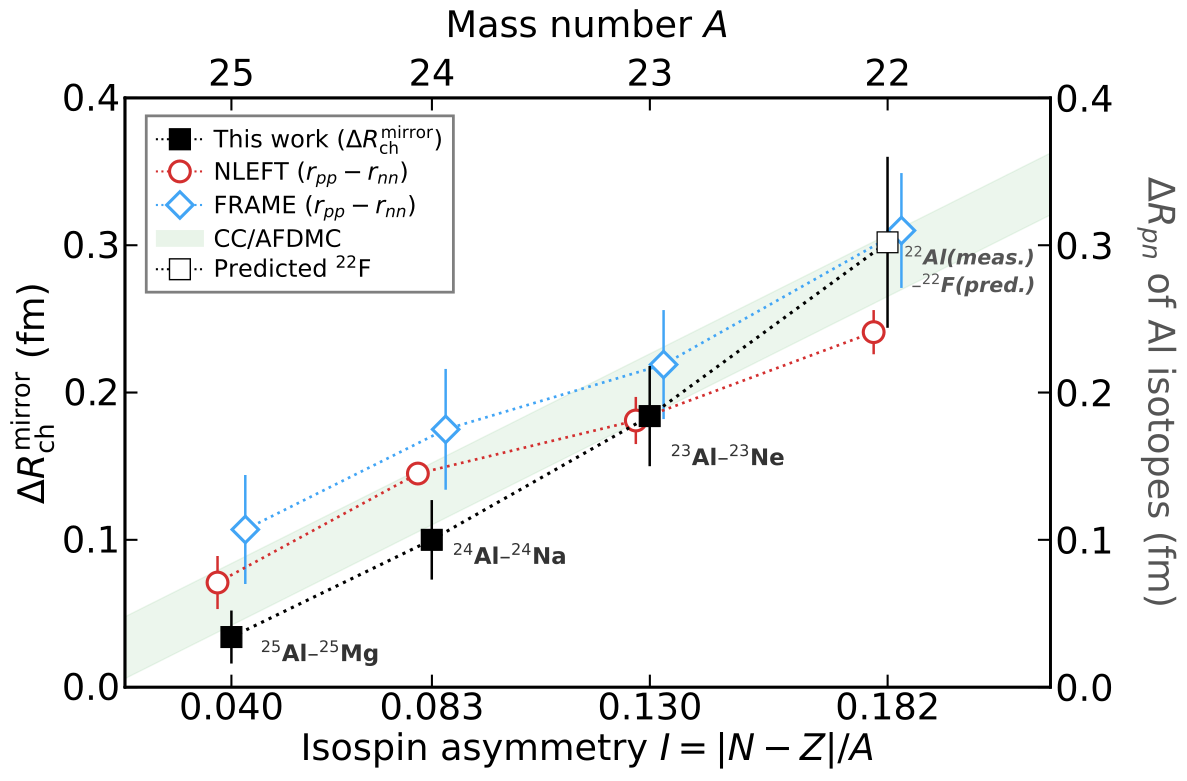

Recreate this plot in Python.
"""
Figure 3 — Mirror charge radii and proton skin
Reads data from fig3_data.csv

Usage: python3 fig3_mirror_proton_skin.py
"""
import csv
import matplotlib
# matplotlib.use('Agg')
import matplotlib.pyplot as plt
import numpy as np
from matplotlib.lines import Line2D

# -------- Load data ----------------------------------------------------------
data = {}
with open('fig3_data.csv') as f:
    reader = csv.DictReader(filter(lambda r: not r.lstrip().startswith('#'), f))
    for row in reader:
        data.setdefault(row['dataset'], []).append({
            'label': row['label'],
            'I':     float(row['I']),
            'value': float(row['value']),
            'sigma': float(row['sigma']),
        })

def cols(name, key):
    return [d[key] for d in data[name]]

# -------- Plot ---------------------------------------------------------------
c_exp     = '#000000'
c_nleft   = '#D32F2F'
c_frame   = '#42A5F5'

s, f = 1.5, 1.1
fig, ax1 = plt.subplots(figsize=(12, 8))

# CC/AFDMC band
I_lin = np.linspace(0, 0.22, 200)
ax1.fill_between(I_lin, 1.574*I_lin - 0.021, 1.574*I_lin + 0.021,
                 alpha=0.10, color='#43A047', zorder=0)

# Mirror experimental
I_e   = cols('mirror_exp', 'I')
v_e   = cols('mirror_exp', 'value')
s_e   = cols('mirror_exp', 'sigma')
ax1.errorbar(I_e, v_e, yerr=s_e, fmt='s:', color=c_exp,
             markersize=10*s, capsize=0, markeredgecolor='k',
             markeredgewidth=0.6*s, markerfacecolor=c_exp,
             lw=1.5*s, elinewidth=1.2*s, zorder=6)

# Predicted 22F
I_p = data['mirror_pred'][0]['I']
v_p = data['mirror_pred'][0]['value']
s_p = data['mirror_pred'][0]['sigma']
ax1.errorbar([I_e[-1], I_p], [v_e[-1], v_p], fmt=':', color=c_exp,
             lw=1.5*s, zorder=5)
ax1.errorbar(I_p, v_p, yerr=s_p, fmt='s', color=c_exp,
             markersize=10*s, capsize=0, markeredgecolor='k',
             markeredgewidth=0.6*s, markerfacecolor='white',
             lw=1.5*s, elinewidth=1.2*s, zorder=6)

# NLEFT
I_n = np.array(cols('nleft_skin', 'I')) - 0.003
v_n = cols('nleft_skin', 'value')
s_n = cols('nleft_skin', 'sigma')
ax1.errorbar(I_n, v_n, yerr=s_n, fmt='o:', color=c_nleft,
             markersize=10*s, capsize=0, markeredgecolor=c_nleft,
             markeredgewidth=1.5*s, markerfacecolor='white',
             lw=1.3*s, elinewidth=1.2*s, zorder=4)

# FRAME
I_f = np.array(cols('frame_skin', 'I')) + 0.003
v_f = cols('frame_skin', 'value')
s_f = cols('frame_skin', 'sigma')
ax1.errorbar(I_f, v_f, yerr=s_f, fmt='D:', color=c_frame,
             markersize=9*s, capsize=0, markeredgecolor=c_frame,
             markeredgewidth=1.5*s, markerfacecolor='white',
             lw=1.3*s, elinewidth=1.2*s, zorder=4)

# Annotations
fs_lab = 10*s*f
labels = ['$^{25}$Al–$^{25}$Mg', '$^{24}$Al–$^{24}$Na', '$^{23}$Al–$^{23}$Ne']
offsets = [(14, -12), (10, -12), (10, -24)]
for d, lbl, (dx, dy) in zip(data['mirror_exp'], labels, offsets):
    ax1.annotate(lbl, (d['I'], d['value']),
                 textcoords="offset points",
                 xytext=(dx*s, dy*s), fontsize=fs_lab,
                 fontweight='bold', color='#333')
ax1.annotate('$^{22}$Al(meas.)\n –$^{22}$F(pred.)\n', (I_p, v_p),
             textcoords="offset points", xytext=(8*s, -36*s),
             fontsize=9*s*f, fontweight='bold', color='#555', fontstyle='italic')

# Axes
fs_tl = 16*s*f
fs_ax = 16*s*f
ax1.set_xlabel(r'Isospin asymmetry $I = |N-Z|/A$',#r'${Isospin\ asymmetry}\ I = |N-Z|/A$',
               fontsize=fs_ax)
ax1.set_ylabel(r'$\Delta R_{\rm ch}^{\rm mirror}$ (fm)',#$\mathbf{(fm)}$',
               fontsize=fs_ax)
ax1.set_yticks([i/10 for i in range(5)],[fr'${i/10}$' for i in range(5)])
ax1.set_xlim(0.017, 0.217)#(0.02, 0.215)
ax1.set_ylim(0, 0.4)#(-0.005, 0.40)
ax1.tick_params(labelsize=fs_tl, length=6*s, width=1*s, direction='in')
# ax1.set_xticks([(13-n)/(13+n) for n in range(9,13)],[f'${(13-n)}/{(13+n)}$' for n in range(9,13)])
ax1.set_xticks([(13-n)/(13+n) for n in range(9,13)],[r'%.3f'%((13-n)/(13+n)) for n in range(9,13)])

# Right axis (proton skin scale)
ax2 = ax1.twinx()
ax2.set_yticks([i/10 for i in range(5)],[fr'{i/10}' for i in range(5)])
ax2.set_ylim(ax1.get_ylim())
ax2.set_ylabel(r'$\Delta R_{pn}$ of Al isotopes (fm)',#r'$\Delta R_{pn}$ $\mathbf{of\ Al\ isotopes\ (fm)}$',
               fontsize=fs_ax, color='#555',
               rotation=270, labelpad=30*s)
ax2.tick_params(labelsize=fs_tl, length=6*s, width=1*s, direction='in')


# Top axis (mass number)
ax3 = ax1.twiny()
ax3.set_xlim(ax1.get_xlim())
ax3.set_xticks([1/25, 2/24, 3/23, 4/22])
ax3.set_xticklabels([fr'{s}' for s in ['25', '24', '23', '22']],
                    fontsize=11*s*f)
ax3.set_xlabel(r'Mass number $A$',#r'$\mathbf{Mass\ number}\ A$',
               fontsize=fs_ax, labelpad=10*s)
ax3.tick_params(labelsize=fs_tl, length=6*s, width=1*s, direction='in')

# Legend
fs_leg = 10.5*s*f
legend_elements = [
    Line2D([0],[0], marker='s', color=c_exp, markerfacecolor=c_exp,
           markeredgecolor='k', markersize=10*s, ls=':',
           label=r'This work ($\Delta R_{\rm ch}^{\rm mirror}$)'),
    Line2D([0],[0], marker='o', color=c_nleft, markerfacecolor='white',
           markeredgecolor=c_nleft, markeredgewidth=1.5*s,
           markersize=10*s, ls=':',
           label=r'NLEFT ($r_{pp} - r_{nn}$)'),
    Line2D([0],[0], marker='D', color=c_frame, markerfacecolor='white',
           markeredgecolor=c_frame, markeredgewidth=1.5*s,
           markersize=9*s, ls=':',
           label=r'FRAME ($r_{pp} - r_{nn}$)'),
    plt.Rectangle((0,0),1,1, fc='#43A047', alpha=0.12, label=r'CC/AFDMC'),
    Line2D([0],[0], marker='s', color=c_exp, markerfacecolor='white',
           markeredgecolor='k', markersize=10*s, ls=':',
           label=r'Predicted $^{22}$F'),
]
leg = ax1.legend(handles=legend_elements, fontsize=fs_leg, handletextpad=0.4, borderaxespad=0.5,
                 labelspacing=0.3, frameon=True, facecolor='white', edgecolor='black',
                 loc='upper left', framealpha=0.5, bbox_to_anchor=(0.01,0.99),fancybox=False)

leg.get_frame().set_linewidth(2.0) 
leg.get_frame().set_edgecolor('black')
# for t in leg.get_texts():
#     t.set_fontweight('bold')

# Spines and tick fonts
for ax in [ax1, ax2, ax3]:
    for sp in ax.spines.values():
        sp.set_linewidth(1.2*s)
# for ax in [ax1, ax2]:
#     for lab in ax.get_xticklabels() + ax.get_yticklabels():
#         lab.set_fontweight('bold')

plt.tight_layout()
# plt.show(); quit()
plt.savefig('fig3_mirror_proton_skin.pdf', dpi=300, bbox_inches='tight')
# plt.savefig('fig3_mirror_proton_skin.png', dpi=200, bbox_inches='tight')
print("Saved fig3_mirror_proton_skin.pdf and .png")
